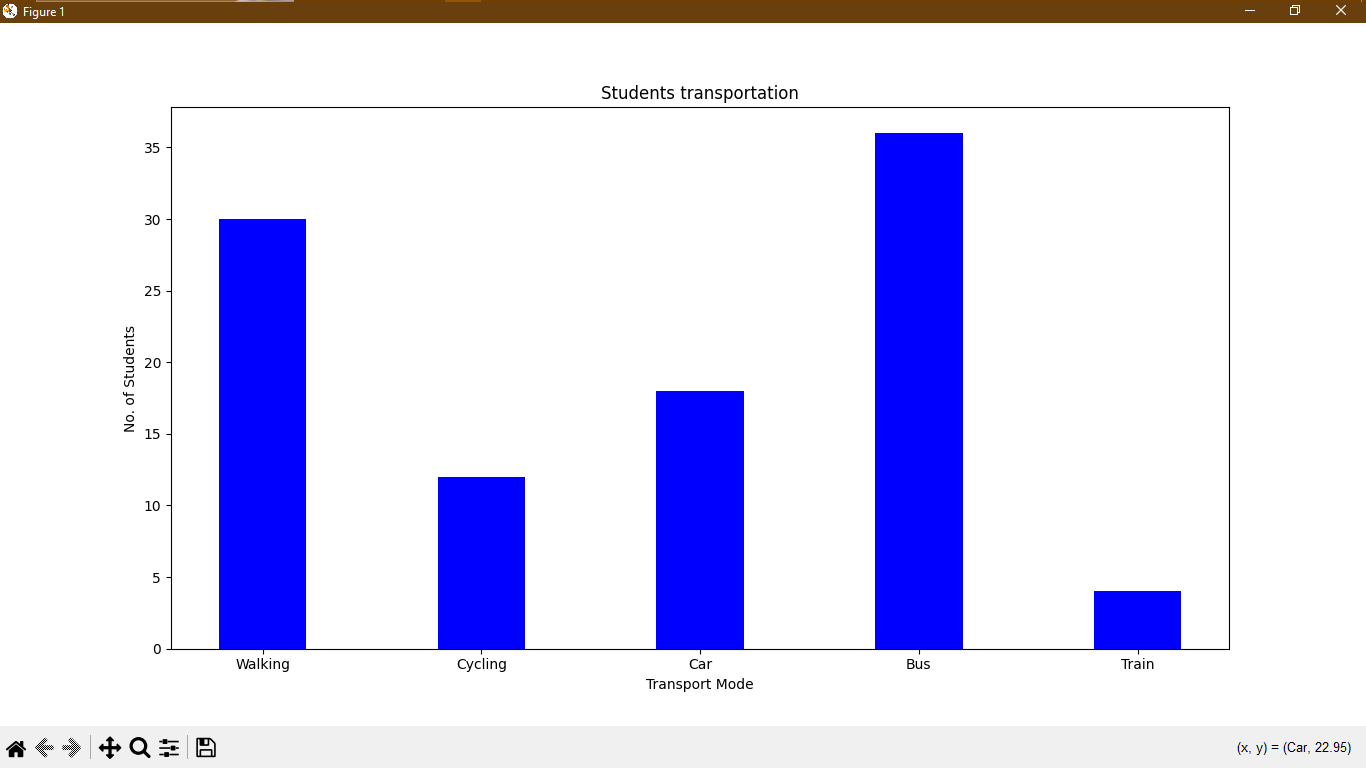

Write the Python code that produced this figure.
import matplotlib.pyplot as plt
import numpy as np

x = np.array(['Walking','Cycling','Car','Bus','Train'])
y = np.array([30,12,18,36,4])
plt.title('Students transportation')
plt.xlabel('Transport Mode')
plt.ylabel('No. of Students')

plt.bar(x, y, color="blue",width = 0.4)
plt.show()
